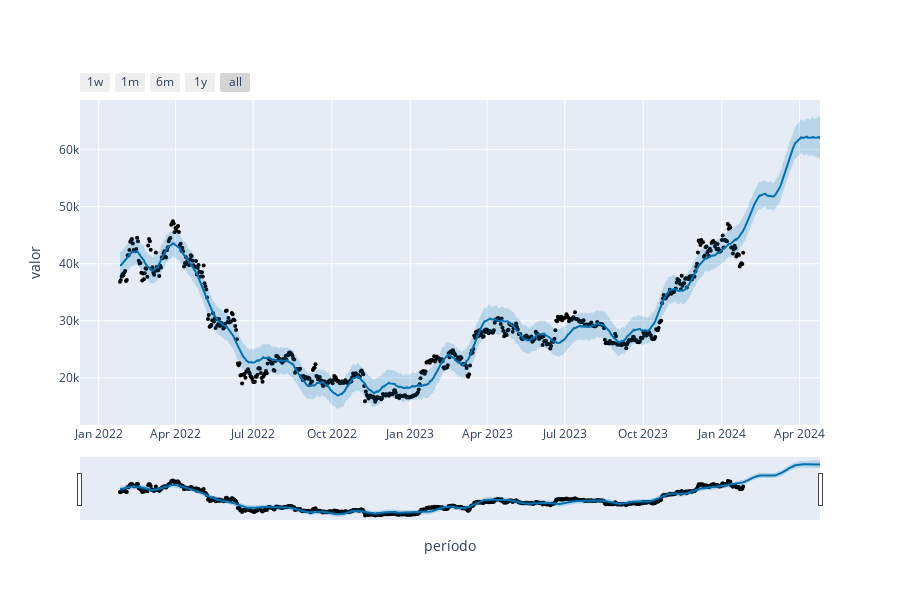

The notebook cell saved with this chart:
### Markdown cell above
## Gerando o gráfico de previsões

### Code cell
plot_plotly(modelo, previsoes, xlabel = "período", ylabel="valor")

### Figure 1 — Plotly figure (JSON) as saved in the notebook; plotly's stock layout.template omitted (floating-point values rounded to 4 significant figures; data arrays with more than 128 entries replaced by an {"elided": "..."} marker saying what was removed)
{"data": [{"marker": {"color": "black", "size": 4}, "mode": "markers", "name": "Actual", "type": "scatter", "x": {"elided": "731 str values"}, "y": {"elided": "731 float values"}}, {"hoverinfo": "skip", "line": {"width": 0}, "mode": "lines", "type": "scatter", "x": {"elided": "821 str values"}, "y": {"elided": "821 float values"}}, {"fill": "tonexty", "fillcolor": "rgba(0, 114, 178, 0.2)", "line": {"color": "#0072B2", "width": 2}, "mode": "lines", "name": "Predicted", "type": "scatter", "x": {"elided": "821 str values"}, "y": {"elided": "821 float values"}}, {"fill": "tonexty", "fillcolor": "rgba(0, 114, 178, 0.2)", "hoverinfo": "skip", "line": {"width": 0}, "mode": "lines", "type": "scatter", "x": {"elided": "821 str values"}, "y": {"elided": "821 float values"}}], "layout": {"height": 600, "showlegend": false, "width": 900, "xaxis": {"rangeselector": {"buttons": [{"count": 7, "label": "1w", "step": "day", "stepmode": "backward"}, {"count": 1, "label": "1m", "step": "month", "stepmode": "backward"}, {"count": 6, "label": "6m", "step": "month", "stepmode": "backward"}, {"count": 1, "label": "1y", "step": "year", "stepmode": "backward"}, {"step": "all"}]}, "rangeslider": {"visible": true}, "title": {"text": "período"}, "type": "date"}, "yaxis": {"title": {"text": "valor"}}}}
